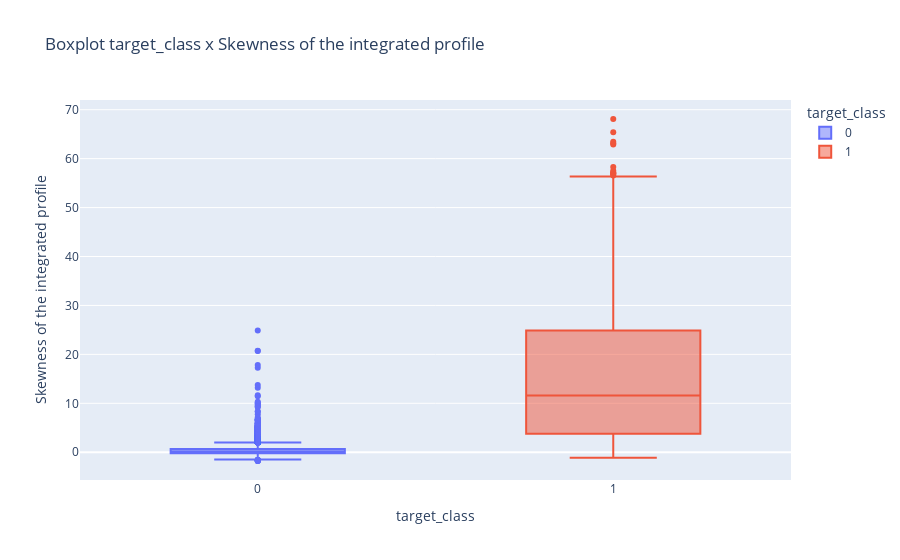

The cell this chart's notebook holds for it:
### Code cell
# Boxplot target_class x Skewness of the integrated profile
px.box(df_pulsar, x='target_class', y='Skewness of the integrated profile', color='target_class', title='Boxplot target_class x Skewness of the integrated profile')

### Figure 1 — Plotly figure (JSON) as saved in the notebook; plotly's stock layout.template omitted (floating-point values rounded to 4 significant figures; data arrays with more than 128 entries replaced by an {"elided": "..."} marker saying what was removed)
{"data": [{"alignmentgroup": "True", "hovertemplate": "target_class=%{x}<br>Skewness of the integrated profile=%{y}<extra></extra>", "legendgroup": "0", "marker": {"color": "#636efa"}, "name": "0", "notched": false, "offsetgroup": "0", "orientation": "v", "showlegend": true, "type": "box", "x": {"elided": "16259 int values"}, "x0": " ", "xaxis": "x", "y": {"elided": "16259 float values"}, "y0": " ", "yaxis": "y"}, {"alignmentgroup": "True", "hovertemplate": "target_class=%{x}<br>Skewness of the integrated profile=%{y}<extra></extra>", "legendgroup": "1", "marker": {"color": "#EF553B"}, "name": "1", "notched": false, "offsetgroup": "1", "orientation": "v", "showlegend": true, "type": "box", "x": {"elided": "1639 int values"}, "x0": " ", "xaxis": "x", "y": {"elided": "1639 float values"}, "y0": " ", "yaxis": "y"}], "layout": {"boxmode": "overlay", "legend": {"title": {"text": "target_class"}, "tracegroupgap": 0}, "title": {"text": "Boxplot target_class x Skewness of the integrated profile"}, "xaxis": {"anchor": "y", "categoryarray": [0, 1], "categoryorder": "array", "domain": [0, 1], "title": {"text": "target_class"}}, "yaxis": {"anchor": "x", "domain": [0, 1], "title": {"text": "Skewness of the integrated profile"}}}}
